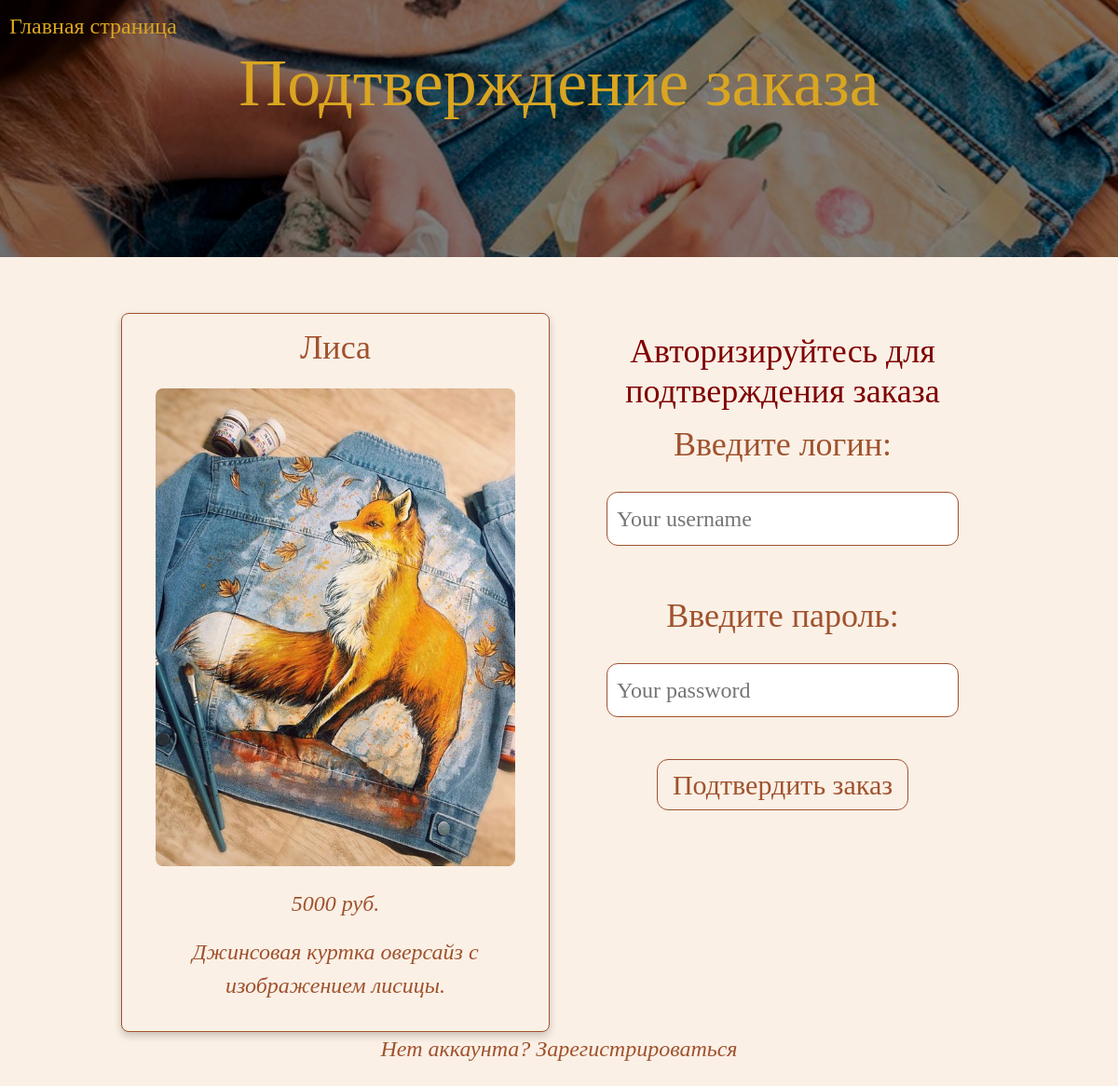
The page /cart/1 on the database its author committed.
### models/products.py (models this page shows)
class Product(Base):
    __tablename__ = 'products'
    id = Column(Integer, primary_key=True, index=True)
    name = Column(String)
    category = Column(String)
    discription = Column(String)
    price = Column(Integer)
    image_url = Column(String)
    cart = relationship('Cart', back_populates='product')

### main.py (the view)
@app.get('/cart/<cloth_id>')
def cart_info(cloth_id: int):
    cloth = db.scalar(select(Product).where(Product.id == cloth_id))
    context = {'namepage': 'shoes', 'title': 'Подтверждение заказа', 'cloth': cloth}
    return render_template(template_name_or_list='mainpages/cart_info.html', context=context)

### templates/mainpages/cart_info.html (shortened to what this page needs)
<!DOCTYPE html>
<html lang="en">
<head>
    <link href="https://cdn.jsdelivr.net/npm/bootstrap@5.3.2/dist/css/bootstrap.min.css" rel="stylesheet"
>
    <link rel='stylesheet' type='text/css' href='/static/style/style.css'>
</head>
<body>
<div class="header">
    <div>
        <a href="/">Главная страница</a>
    </div>
    <div>
        <h1> {{context.title}} </h1>
    </div>
</div>
<div class="container">
    <div class="clothes_list">
        <div class="clothes_item">
            <h3> {{context.cloth.name}} </h3>
            {% if context.cloth.image_url %}
            <img src="/static/images/{{ context.cloth.image_url }}" alt="{{context.cloth.name}}" class="image_detail">
            {% endif %}
            <p>{{ context.cloth.price }} руб.</p>
            <p>{{ context.cloth.discription }}</p>
        </div>
        <form class='registr' action="/cart_info/{{context.cloth.id}}" method="post">
            <div>
                <h1>Авторизируйтесь для подтверждения заказа</h1>
                <label for="username">Введите логин:</label><br><br>
                <input type="text" id="username" name="username" placeholder="Your username" required>
                <br><br><br>
                <label for="password">Введите пароль:</label><br><br>
                <input type="password" id="password" name="password" placeholder="Your password" required>
                <br><br>
                <button type="submit">Подтвердить заказ</button>
                <br>
            </div>
        </form>
    </div>
    <p>Нет аккаунта? <a href="/registration" class="btn-link">Зарегистрироваться</a></p>
</div>
</body>
</html>

### static/style/style.css (style rules this page uses)
body { font-family: "Times New Roman", serif; background-color: linen; color: sienna; margin: 0 auto; }
a:link, a:visited { color: sienna; text-decoration: none; }
.header { font-family: "21st Century", fantasy; height: 23vw; background: linear-gradient(to bottom, rgba(0, 0, 0, 0.5), rgba(0, 0, 0, 0.5)), url("/static/images/image_home.jpeg"); background-size: cover; background-position: center; display: relative; align-items: center; justify-content: center; text-align: center; }
.header h1 { font-size: 6vw; color: goldenrod; margin: 0px; }
.header a { font-size: 2vw; color: goldenrod; display: flex; padding-left: 10px; padding-top: 10px; }
.container { padding: 10px; max-width: 80%; margin: 0 auto; }
.container p { font-size: 2vw; font-style: italic; text-align: center; }
.container h1 { font-size: 3vw; text-align: center; }
.clothes_list { display: grid; grid-template-columns: 1fr 1fr; padding-top: 50px; gap: 20px; }
.clothes_item { background-color: linen; padding: 15px; border-radius: 8px; box-shadow: 0 4px 8px rgba(0, 0, 0, 0.2); border: 1px solid sienna; }
.clothes_item h3 { text-align: center; font-size: 3vw; }
.clothes_item p { font-size: 2vw; }
.image_detail { flex: 0 0 auto; width: 90%; max-width: 400px; height: auto; object-fit: cover; border-radius: 8px; display: block; margin: 5% auto; }
.registr { display: flex; padding: 20px; justify-content: center; text-align: center; }
.registr legend, label { font-size: 3vw; white-space: pre; }
.registr button { background-color: linen; padding: 4px 16px; font-size: 2.5vw; border: 1px solid sienna; border-radius: 12px; cursor: pointer; margin: 5% auto; display: block; color: sienna }
.registr h1 { color: maroon; font: bold; }
form input[type="text"], form input[type="email"], form input[type="password"] { font-size: 2vw; width: 90%; color: maroon; border: 1px solid sienna; border-radius: 12px; margin: auto; padding: 10px; box-sizing: border-box; }

### rows shown on the page
Product: cloth.name "Лиса", cloth.image_url (picture), cloth.price "5000", cloth.discription "Джинсовая куртка оверсайз с изображением лисицы."

### other values the page prints
{{ context.title }} "Подтверждение заказа"
